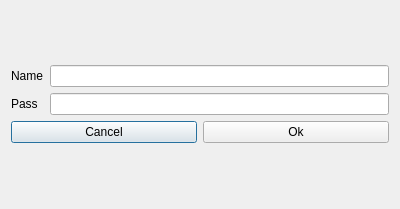
<?xml version="1.0" encoding="UTF-8"?>
<ui version="4.0">
 <class>NewUserDialog</class>
 <widget class="QDialog" name="NewUserDialog">
  <property name="geometry">
   <rect>
    <x>0</x>
    <y>0</y>
    <width>400</width>
    <height>209</height>
   </rect>
  </property>
  <property name="windowTitle">
   <string>Dialog</string>
  </property>
  <layout class="QGridLayout" name="gridLayout_2">
   <item row="0" column="0">
    <layout class="QVBoxLayout" name="verticalLayout">
     <item>
      <layout class="QGridLayout" name="gridLayout">
       <item row="0" column="0" colspan="2">
        <widget class="QLabel" name="label">
         <property name="text">
          <string>Name</string>
         </property>
        </widget>
       </item>
       <item row="0" column="2">
        <widget class="QLineEdit" name="lineEdit"/>
       </item>
       <item row="1" column="0">
        <widget class="QLabel" name="label_2">
         <property name="text">
          <string>Pass</string>
         </property>
        </widget>
       </item>
       <item row="1" column="2">
        <widget class="QLineEdit" name="lineEdit_2"/>
       </item>
      </layout>
     </item>
     <item>
      <layout class="QHBoxLayout" name="horizontalLayout_3">
       <item>
        <widget class="QPushButton" name="pushButton_2">
         <property name="text">
          <string>Cancel</string>
         </property>
        </widget>
       </item>
       <item>
        <widget class="QPushButton" name="pushButton">
         <property name="text">
          <string>Ok</string>
         </property>
        </widget>
       </item>
      </layout>
     </item>
    </layout>
   </item>
  </layout>
 </widget>
 <resources/>
 <connections/>
</ui>
